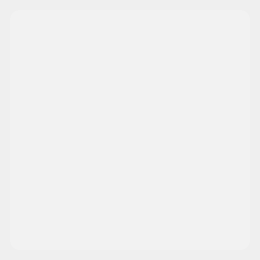
<?xml version="1.0" encoding="UTF-8"?>
<ui version="4.0">
 <class>CONTRAL</class>
 <widget class="QWidget" name="CONTRAL">
  <property name="enabled">
   <bool>true</bool>
  </property>
  <property name="geometry">
   <rect>
    <x>0</x>
    <y>0</y>
    <width>260</width>
    <height>260</height>
   </rect>
  </property>
  <property name="focusPolicy">
   <enum>Qt::NoFocus</enum>
  </property>
  <property name="windowTitle">
   <string>Form</string>
  </property>
  <property name="styleSheet">
   <string notr="true"/>
  </property>
  <widget class="QWidget" name="widget" native="true">
   <property name="geometry">
    <rect>
     <x>10</x>
     <y>10</y>
     <width>240</width>
     <height>240</height>
    </rect>
   </property>
   <property name="styleSheet">
    <string notr="true">background-color: rgb(242, 242, 242);border-radius:10px;</string>
   </property>
   <widget class="MYBTN" name="btn_down">
    <property name="enabled">
     <bool>true</bool>
    </property>
    <property name="geometry">
     <rect>
      <x>85</x>
      <y>168</y>
      <width>70</width>
      <height>70</height>
     </rect>
    </property>
    <property name="minimumSize">
     <size>
      <width>70</width>
      <height>70</height>
     </size>
    </property>
    <property name="maximumSize">
     <size>
      <width>70</width>
      <height>70</height>
     </size>
    </property>
    <property name="focusPolicy">
     <enum>Qt::NoFocus</enum>
    </property>
    <property name="styleSheet">
     <string notr="true"/>
    </property>
    <property name="text">
     <string/>
    </property>
   </widget>
   <widget class="MYBTN" name="btn_right">
    <property name="enabled">
     <bool>true</bool>
    </property>
    <property name="geometry">
     <rect>
      <x>168</x>
      <y>85</y>
      <width>70</width>
      <height>70</height>
     </rect>
    </property>
    <property name="minimumSize">
     <size>
      <width>70</width>
      <height>70</height>
     </size>
    </property>
    <property name="maximumSize">
     <size>
      <width>70</width>
      <height>70</height>
     </size>
    </property>
    <property name="focusPolicy">
     <enum>Qt::NoFocus</enum>
    </property>
    <property name="text">
     <string/>
    </property>
   </widget>
   <widget class="MYBTN" name="btn_up">
    <property name="enabled">
     <bool>true</bool>
    </property>
    <property name="geometry">
     <rect>
      <x>85</x>
      <y>2</y>
      <width>70</width>
      <height>70</height>
     </rect>
    </property>
    <property name="minimumSize">
     <size>
      <width>70</width>
      <height>70</height>
     </size>
    </property>
    <property name="maximumSize">
     <size>
      <width>70</width>
      <height>70</height>
     </size>
    </property>
    <property name="focusPolicy">
     <enum>Qt::NoFocus</enum>
    </property>
    <property name="styleSheet">
     <string notr="true"/>
    </property>
    <property name="text">
     <string/>
    </property>
   </widget>
   <widget class="MYBTN" name="btn_cent">
    <property name="enabled">
     <bool>true</bool>
    </property>
    <property name="geometry">
     <rect>
      <x>85</x>
      <y>85</y>
      <width>70</width>
      <height>70</height>
     </rect>
    </property>
    <property name="minimumSize">
     <size>
      <width>70</width>
      <height>70</height>
     </size>
    </property>
    <property name="maximumSize">
     <size>
      <width>70</width>
      <height>70</height>
     </size>
    </property>
    <property name="focusPolicy">
     <enum>Qt::NoFocus</enum>
    </property>
    <property name="styleSheet">
     <string notr="true"/>
    </property>
    <property name="text">
     <string/>
    </property>
   </widget>
   <widget class="MYBTN" name="btn_esc">
    <property name="enabled">
     <bool>true</bool>
    </property>
    <property name="geometry">
     <rect>
      <x>10</x>
      <y>10</y>
      <width>51</width>
      <height>31</height>
     </rect>
    </property>
    <property name="focusPolicy">
     <enum>Qt::NoFocus</enum>
    </property>
    <property name="text">
     <string/>
    </property>
   </widget>
   <widget class="MYBTN" name="btn_left">
    <property name="enabled">
     <bool>true</bool>
    </property>
    <property name="geometry">
     <rect>
      <x>2</x>
      <y>85</y>
      <width>70</width>
      <height>70</height>
     </rect>
    </property>
    <property name="minimumSize">
     <size>
      <width>70</width>
      <height>70</height>
     </size>
    </property>
    <property name="maximumSize">
     <size>
      <width>70</width>
      <height>70</height>
     </size>
    </property>
    <property name="focusPolicy">
     <enum>Qt::NoFocus</enum>
    </property>
    <property name="text">
     <string/>
    </property>
   </widget>
  </widget>
 </widget>
 <customwidgets>
  <customwidget>
   <class>MYBTN</class>
   <extends>QPushButton</extends>
   <header location="global">mycontral/mybtn.h</header>
  </customwidget>
 </customwidgets>
 <resources/>
 <connections/>
</ui>
